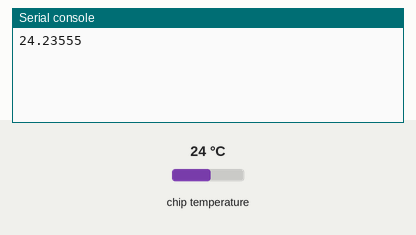
A program run on a simulated Raspberry Pi Pico running MicroPython. On the bench: the last lines printed to the serial console. The test bench sets the inputs (shaded band); at power-on: chip temperature 24 °C.

Above: at 1.2 s.
1.3 s: chip temperature set to 1 °C
At 2.9 s:
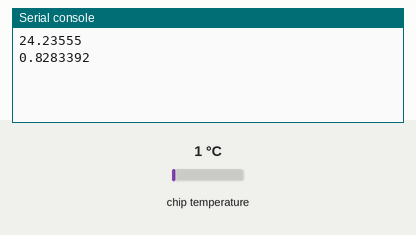
4.0 s: chip temperature set to 11 °C
At 4.4 s:
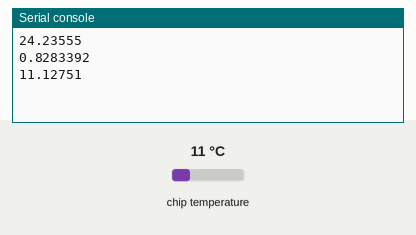
Timing chart, 0 to 7.0 s (numbered marks = the images above; inputs shaded):
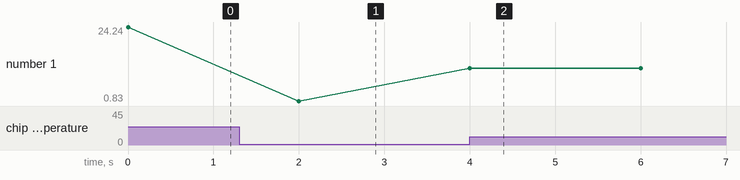

Measured:
- after the input at 1.3 s, the serial console: prints a new line after 0.70 s (image 1)
- after the input at 4.0 s, the serial console: prints a new line at once (image 2)
- plotted number 1: 24.24 → 0.83 after the input at 1.3 s, 0.83 → 11.13 after the input at 4.0 s

The program:

temp.py
```python
# https://github.com/raspberrypi/pico-micropython-examples/blob/master/adc/temperature.py

import machine
import utime

sens_temp = machine.ADC(4)
conv_fact = 3.3 / (65535)

while True:
    reading = sens_temp.read_u16() * conv_fact
    temp = 27 - (reading - 0.706) / 0.001721
    print(temp)
    utime.sleep(2)
```
